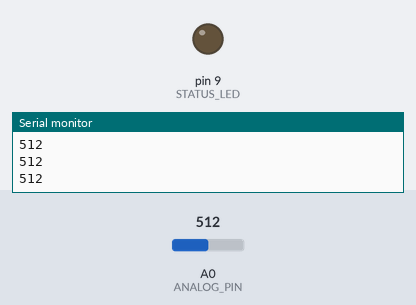
Recording of a sketch running on a simulated Arduino Uno, built with avr-gcc and run on an emulated ATmega328P. On the bench: output pins drawn as LEDs (lit = HIGH), the last lines printed to the serial monitor. The inputs (shaded band) are chosen by the test bench; at power-on: A0 (ANALOG_PIN) = 512.

Above: at 1.2 s.
1.3 s: A0 (ANALOG_PIN) set to 683
2.8 s: A0 (ANALOG_PIN) set to 715
At 4.2 s:
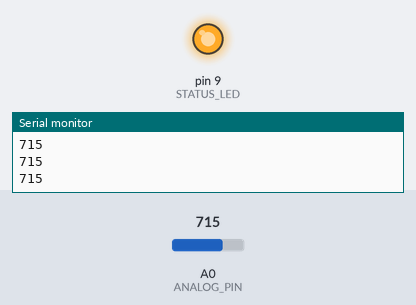
4.5 s: A0 (ANALOG_PIN) set to 690
At 5.5 s:
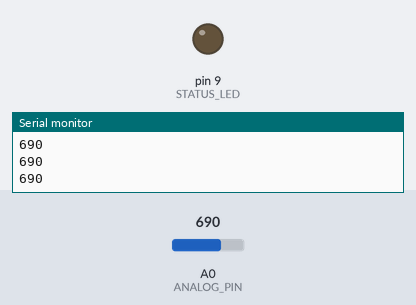
6.0 s: A0 (ANALOG_PIN) set to 710
At 6.7 s:
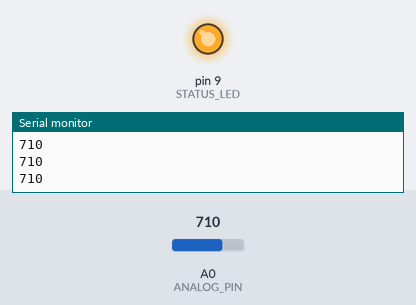
Timing chart, 0 to 8.5 s (numbered marks = the images above; inputs shaded):
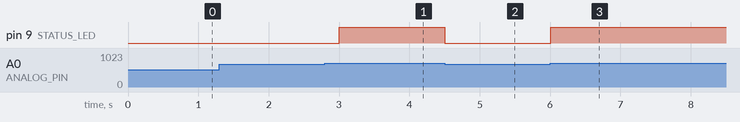

Measured:
- the behaviour switches between 699 and 700 on A0 (ANALOG_PIN) (found by bisection; images 0 and 1)
- after the input at 2.8 s, pin 9 (STATUS_LED): LOW → HIGH after 0.20 s
- after the input at 4.5 s, pin 9 (STATUS_LED): HIGH → LOW at once
- after the input at 6.0 s, pin 9 (STATUS_LED): LOW → HIGH at once

The sketch:

sensor-interface.ino
```cpp
/*=======================================================
 * Author:      Markus Gerstenberg
 * Institution: FH Vorarlberg 2018
 * Project:     Developement of a small industrie 4.0 node
 *========================================================
 * This code is used to acquire values from a potentiometer
 * and send them over uart to sensor-node
 */
#define STATUS_LED 9        // LED Output pin
#define ANALOG_PIN A0       // Analog pin fpr Potentiometer
#define MAX_VALUE 700       // Value for overhead
int sensorValue = 0;        // analog value variable
/*********************************************************/
void setup() {
  /* initialize serial communications at 9600 Baud */
  Serial.begin(9600);
  pinMode(STATUS_LED,OUTPUT);
}
/*********************************************************/
void loop() {
  /* read the analog in value */
  sensorValue = analogRead(ANALOG_PIN);
  /* send value over uart */
  Serial.println(sensorValue);
  /* set LED to high if overheat is detected */
  if(sensorValue >= MAX_VALUE){
    digitalWrite(STATUS_LED, HIGH);
    }
  else{
    digitalWrite(STATUS_LED, LOW);
    }
  /* Wait 1/4 second */
  delay(250);
}
/*********************************************************/
```
